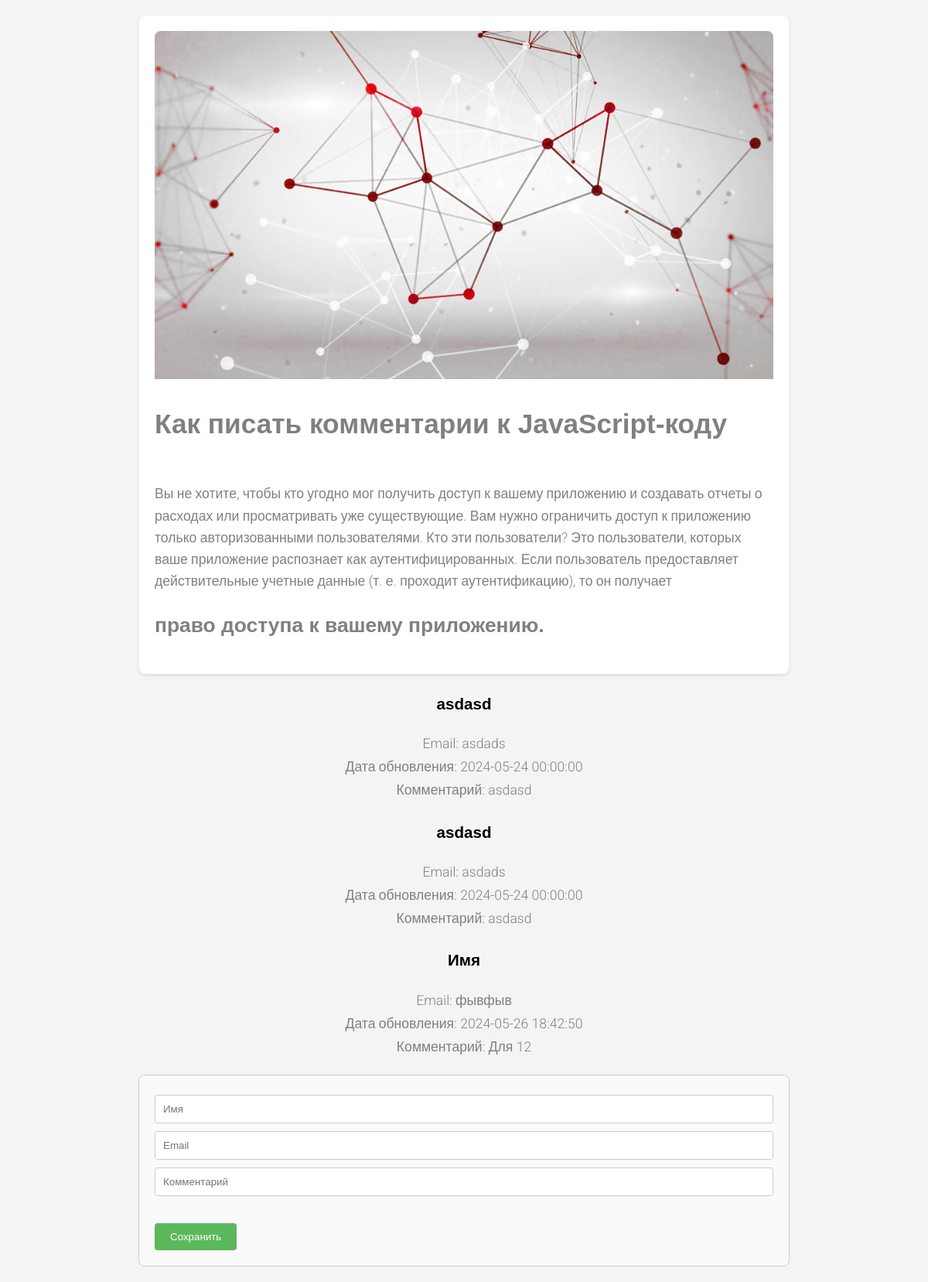
The app's page /public/info/info.php?variable=1 with its own data.
### tables this page shows
CREATE TABLE `article` (
  `id` int(10) UNSIGNED NOT NULL,
  `title` varchar(255) NOT NULL,
  `date` varchar(255) NOT NULL,
  `filename` varchar(255) NOT NULL,
  `description` text NOT NULL
);

CREATE TABLE `comments` (
  `id` int(10) UNSIGNED NOT NULL,
  `articleid` varchar(255) NOT NULL,
  `name` varchar(255) NOT NULL,
  `email` varchar(255) NOT NULL,
  `text` varchar(255) NOT NULL,
  `date` datetime NOT NULL
);

### public/info/info.php (the view, shortened to what this page needs)
<?php
$user="root";
$password="root";
$host="mysql2";
$db="testing";
$dbh = 'mysql:host='.$host.';dbname='.$db.';charset=utf8';
$pdo=new PDO($dbh, $user, $password);
?>
<?php
if (isset($_GET['variable'])) {
    $variable = $_GET['variable'];
}
$sqinfo1 = $pdo->prepare("SELECT * FROM article WHERE id =?");
$sqinfo1->execute([$variable]);
$article1 = $sqinfo1->fetch(PDO::FETCH_ASSOC);
?>
<?php
$sql23 = $pdo->prepare("SELECT * FROM comments WHERE articleid = :articleid");
$sql23->execute(['articleid' => $variable]);
$comments = $sql23->fetchAll(PDO::FETCH_OBJ);
?>
<!DOCTYPE html>
<html lang="ru">
<head>
  <link rel="stylesheet" href="style.css">
</head>
<body>
<div class="container">
    <img src="../../admin/img/<?php echo $article1["filename"]; ?>" alt="">
    <article>
        <h1><?php echo $article1["title"]; ?></h1>
        <br>
        <?php echo $article1["description"]; ?>
    </article>
</div>
<?php foreach($comments as $comments2): ?>
  <div class="com1">
    <div class="person">
      <div class="person-contents">
        <h3><?php echo $comments2->name; ?></h3>
        <div class="email">
          Email: <?php echo $comments2->email; ?>
        </div>
        <div class="date">
          Дата обновления: <?php echo $comments2->date; ?>
        </div>
        <div class="comment">
          Комментарий: <?php echo $comments2->text; ?>
        </div>
      </div>
    </div>
  </div>
<?php endforeach; ?>
<form action="info2.php" method="post">
        <input type="text" name="name" placeholder="Имя" value="" required>
        <br>
        <input type="text" name="email" placeholder="Email" value="" required>
        <br>
        <input type="text" name="text" placeholder="Комментарий" value="" required>
        <br><br>
        <input type="submit" value="Сохранить">
    </form>
</body>
</html>

### css/style.css (style rules this page uses)
html { overflow-x: hidden; }
body { line-height: 1.7; color: gray; font-weight: 300; font-size: 1.1rem; }
h1, h2, h3, h4, h5, .h1, .h2, .h3, .h4, .h5 { font-family: "Oswald", sans-serif; }
.person { position: relative; }
.person .person-contents { text-align: center; }
.person .person-contents h3 { color: #000; }

### public/info/info.php (style rules this page uses)
body { font-family: 'Roboto', sans-serif; margin: 0; padding: 0; background-color: #f4f4f4; }
.container { max-width: 800px; margin: 20px auto; background-color: #fff; box-shadow: 0 2px 4px rgba(0,0,0,0.1); padding: 20px; border-radius: 8px; }
.container img { width: 100%; height: auto; border-radius: 8px 8px 0 0; }
.container h1 { font-size: 2em; margin: 20px 0; }
.container article { line-height: 1.6; }
.person-contents { margin: 20px auto; max-width: 800px; }
form { margin: 20px auto; max-width: 800px; margin-bottom: 20px; padding: 20px; border: 1px solid #ccc; border-radius: 8px; background-color: #fafafa; }
form input[type="text"], form input[type="file"] { width: calc(100% - 22px); padding: 10px; margin: 5px 0; border: 1px solid #ccc; border-radius: 4px; }
form input[type="submit"] { background-color: #5cb85c; color: #fff; padding: 10px 20px; border: none; border-radius: 4px; cursor: pointer; }

### records on screen
article: filename (picture), title "Как писать комментарии к JavaScript-коду", description "Вы не хотите, чтобы кто угодно мог получить доступ к вашему приложению и создавать отчеты о расходах или просматривать уже существующие. Вам нужно ограничить доступ к приложению только авторизованными пользователями. Кто эти пользователи? Это пользователи, которых ваше приложение распознает как аутентифицированных. Если пользователь предоставляет действительные учетные данные (т. е. проходит аутентификацию), то он получает право доступа к вашему приложению."
comments: name "asdasd", email "asdads", date "2024-05-24 00:00:00", text "asdasd"
comments: name "asdasd", email "asdads", date "2024-05-24 00:00:00", text "asdasd"
comments: name "Имя", email "фывфыв", date "2024-05-26 18:42:50", text "Для 12"
